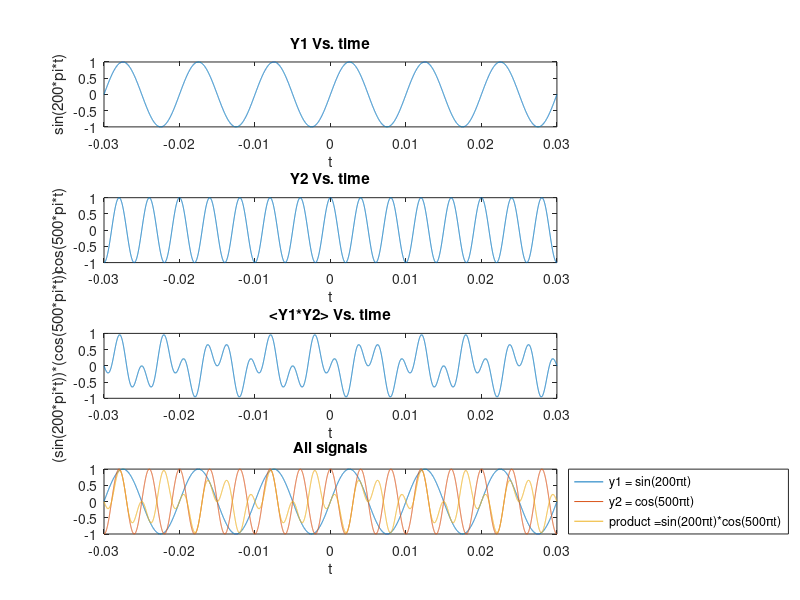

Recreate this plot in MATLAB. (Note: this script raises an error after producing the figure.)
%%%%%%%%%%%%  Question 2
clear all
close all
clc

t = -0.03:0.000005:0.03;
y1 = sin(200*pi*t);
y2 = cos(500*pi*t);
productOfTwoSignals = y1.*y2;

%sin(200*\pi*t)
subplot(4,1,1),plot(t,y1);
ylabel("sin(200*\pi*t)");
xlabel("t");
title("Y1 Vs. time");

%cos(500*\pi*t)
subplot(4,1,2),plot(t,y2);
title("Y2 Vs. time");
ylabel("cos(500*\pi*t)");
xlabel("t");

%(sin(200*\pi*t))*(cos(500*\pi*t))
subplot(4,1,3),plot(t,productOfTwoSignals);
title("<Y1*Y2> Vs. time");
ylabel("(sin(200*\pi*t))*(cos(500*\pi*t))");
xlabel("t");

%All signals
subplot(4,1,4),plot(t,y1,t,y2,t,productOfTwoSignals);
title("All signals");
xlabel("t");
legend({'y1 = sin(200\pit)','y2 = cos(500\pit)','product =sin(200\pit)*cos(500\pit)'},'Location','eastoutside')
    
pks = findpeaks(productOfTwoSignals)